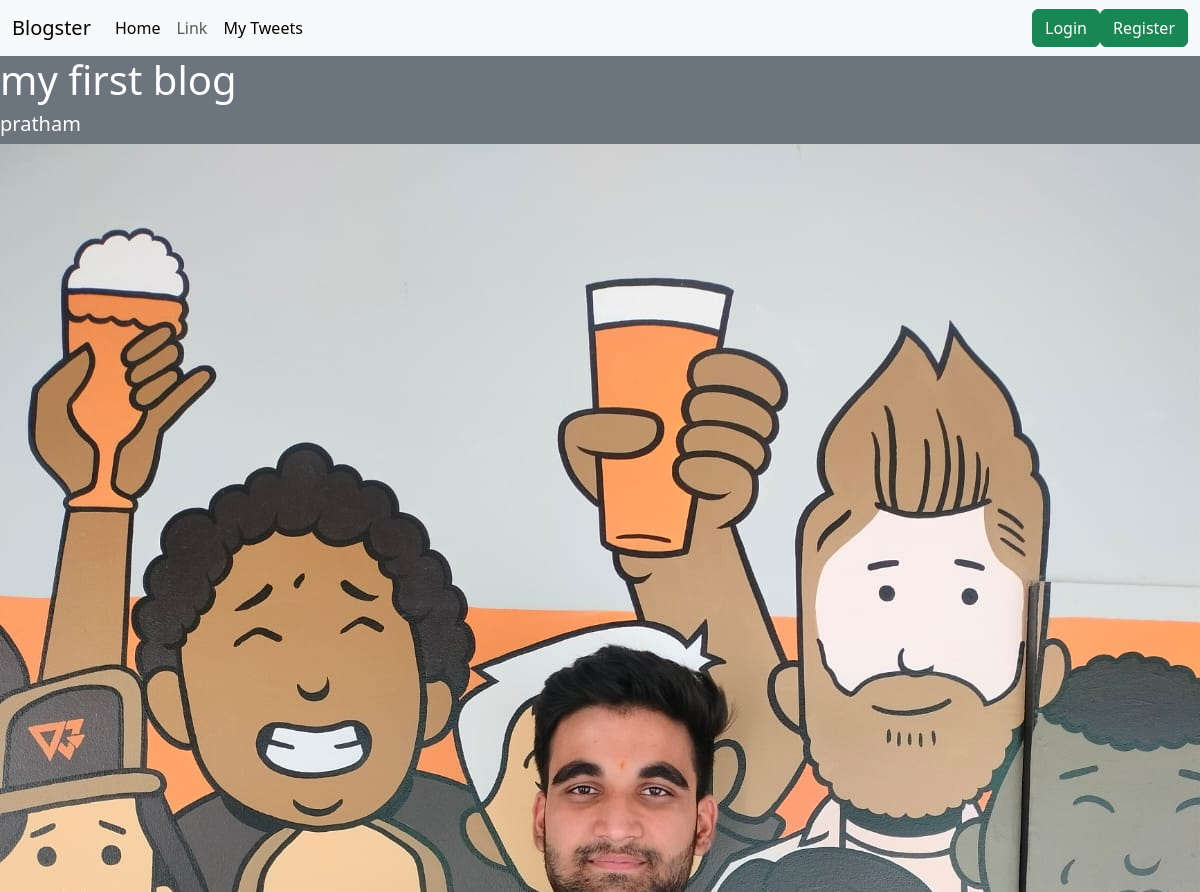
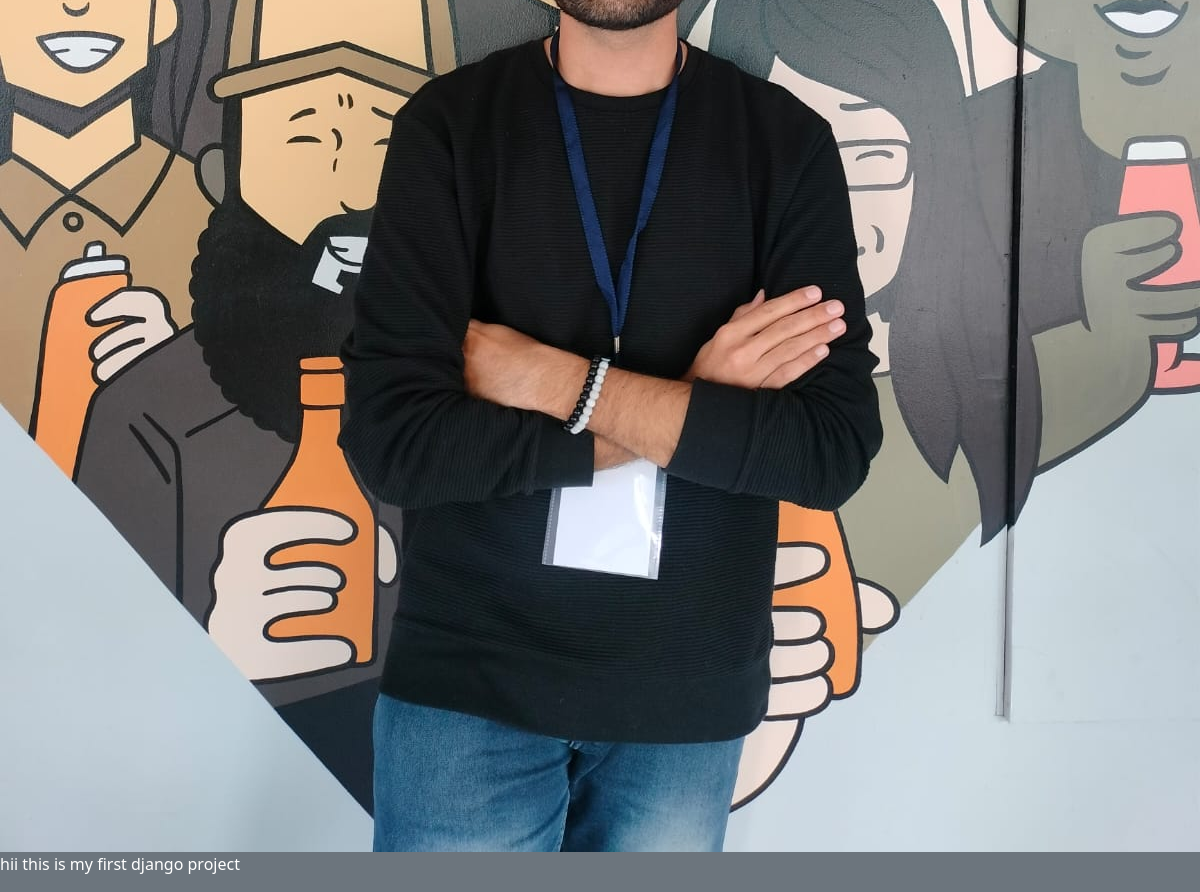
Screenshot of /tweet/1/user_tweet/ with the database file from the repository (2 pictures, top to bottom).
### tweet/models.py (models this page shows, shortened)
class Tweet(models.Model):
    user= models.ForeignKey(User,on_delete=models.CASCADE)
    title=models.TextField(max_length=240,default='my first blog')
    text=models.TextField(max_length=240)
    photo=models.ImageField(upload_to='photos/',blank=True,null=True)
    created_at=models.DateTimeField(auto_now_add=True)
    updated_at=models.DateTimeField( auto_now=True)

### tweet/views.py (the view)
# urls.py: path('<int:tweet_id>/user_tweet/',views.tweet,name='tweet'),
def tweet(request,tweet_id):
    tweet=get_object_or_404(Tweet,pk=tweet_id)
    return render(request,'tweet_page.html',{'tweet':tweet})

### tweet/templates/tweet_page.html (shortened to what this page needs)
{% extends "layout.html" %}
{% block content %}
<h1>{{tweet.title}}</h1>
<h5>{{tweet.user.username}}</h1>
<img src="{{tweet.photo.url}}">
<p>{{tweet.text}}</p>
{% endblock %}

### rows the page displays
Tweet: title "my first blog", user.username "pratham", photo (placeholder picture), text "hii this is my first django project"
